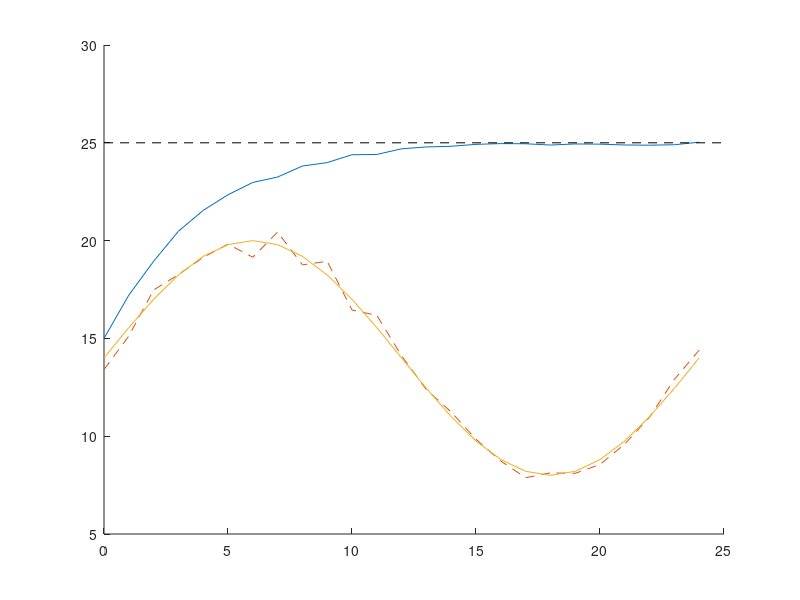

This chart was generated by the following MATLAB code:

t = 0:1:24; % tijd in uren
T_wanted = 25; %disired temperaturen in degrees
T_predict = 6 * sin(2 * pi * t/ 24) + 14 ;%temperature prediction
T_amb = T_predict .* (0.95 + 0.1 .* rand(1,length(t))); % real outside temperature
T_kas = zeros(1,length(t)); % zeros array for tempetauture in greenhouse
T_kas(1) = 15; %initial temperature in greenhouse
h_buiten = 100;
h_binnen = 100;
k_wall = 5.7;
A = 30;
cp = 718;
rho = 1.29;
V = 60;
m = rho * V;
d_wall = 5 * 10-3;
R_wall = 1/h_buiten + d_wall/k_wall + 1/h_binnen;
Q_heat = - A * (T_predict - T_wanted) / R_wall; %added heat based on predicted outside temperature nd disired

for i = 1:(length(t)-1)
    Q(i) = A * (T_amb(i) - T_kas(i)) / R_wall + Q_heat(i);
    T_kas(i + 1) = T_kas(i) + Q(i) * 60^2 / (m * cp );
end
hold on
plot(t, T_kas)
plot(t, T_amb,'--')
plot(t, T_predict,'-')
plot([0, 25], [T_wanted, T_wanted],'k--')

